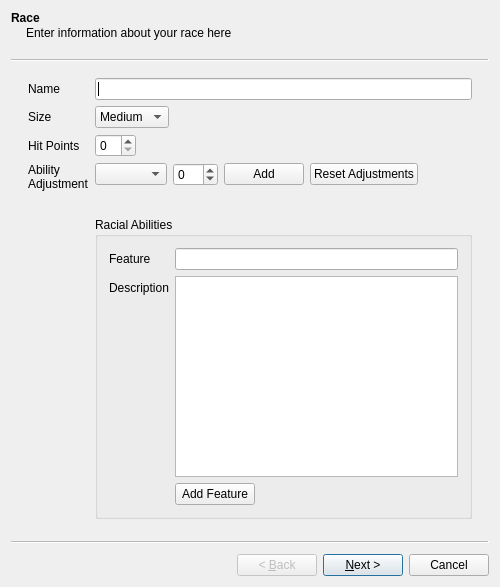
<?xml version="1.0" encoding="UTF-8"?>
<ui version="4.0">
 <class>CreatorWizard</class>
 <widget class="QWizard" name="CreatorWizard">
  <property name="geometry">
   <rect>
    <x>0</x>
    <y>0</y>
    <width>500</width>
    <height>587</height>
   </rect>
  </property>
  <property name="windowTitle">
   <string>CreatorWizard</string>
  </property>
  <widget class="QWizardPage" name="racePage">
   <property name="title">
    <string>Race</string>
   </property>
   <property name="subTitle">
    <string>Enter information about your race here</string>
   </property>
   <layout class="QFormLayout" name="formLayout">
    <property name="fieldGrowthPolicy">
     <enum>QFormLayout::ExpandingFieldsGrow</enum>
    </property>
    <item row="0" column="0">
     <widget class="QLabel" name="rNameLabel">
      <property name="text">
       <string>Name</string>
      </property>
      <property name="buddy">
       <cstring>rNameLineEdit</cstring>
      </property>
     </widget>
    </item>
    <item row="0" column="1">
     <widget class="QLineEdit" name="rNameLineEdit"/>
    </item>
    <item row="1" column="0">
     <widget class="QLabel" name="rSizeLabel">
      <property name="text">
       <string>Size</string>
      </property>
     </widget>
    </item>
    <item row="1" column="1">
     <widget class="QComboBox" name="rSizeComboBox">
      <property name="currentIndex">
       <number>1</number>
      </property>
      <item>
       <property name="text">
        <string>Small</string>
       </property>
      </item>
      <item>
       <property name="text">
        <string>Medium</string>
       </property>
      </item>
      <item>
       <property name="text">
        <string>Large</string>
       </property>
      </item>
     </widget>
    </item>
    <item row="2" column="0">
     <widget class="QLabel" name="rHPLabel">
      <property name="text">
       <string>Hit Points</string>
      </property>
      <property name="buddy">
       <cstring>rHPSpinBox</cstring>
      </property>
     </widget>
    </item>
    <item row="2" column="1">
     <widget class="QSpinBox" name="rHPSpinBox"/>
    </item>
    <item row="3" column="0">
     <widget class="QLabel" name="rAbilityAdjLabel">
      <property name="text">
       <string>Ability
Adjustment</string>
      </property>
     </widget>
    </item>
    <item row="3" column="1">
     <layout class="QHBoxLayout" name="horizontalLayout_2">
      <item>
       <widget class="QComboBox" name="rAdjScoreComboBox"/>
      </item>
      <item>
       <widget class="QSpinBox" name="rAdjSpinBox">
        <property name="minimum">
         <number>-10</number>
        </property>
        <property name="maximum">
         <number>10</number>
        </property>
       </widget>
      </item>
      <item>
       <widget class="QPushButton" name="rAdjButton">
        <property name="text">
         <string>Add</string>
        </property>
       </widget>
      </item>
      <item>
       <widget class="QPushButton" name="rAdjResetPushButton">
        <property name="text">
         <string>Reset Adjustments</string>
        </property>
       </widget>
      </item>
     </layout>
    </item>
    <item row="5" column="1">
     <widget class="QGroupBox" name="groupBox_2">
      <property name="title">
       <string>Racial Abilities</string>
      </property>
      <layout class="QFormLayout" name="formLayout_6">
       <property name="fieldGrowthPolicy">
        <enum>QFormLayout::ExpandingFieldsGrow</enum>
       </property>
       <item row="0" column="0">
        <widget class="QLabel" name="label">
         <property name="text">
          <string>Feature</string>
         </property>
        </widget>
       </item>
       <item row="0" column="1">
        <widget class="QLineEdit" name="lineEdit"/>
       </item>
       <item row="1" column="0">
        <widget class="QLabel" name="label_2">
         <property name="text">
          <string>Description</string>
         </property>
        </widget>
       </item>
       <item row="1" column="1">
        <widget class="QTextEdit" name="textEdit"/>
       </item>
       <item row="2" column="1">
        <widget class="QPushButton" name="pushButton">
         <property name="text">
          <string>Add Feature</string>
         </property>
        </widget>
       </item>
      </layout>
     </widget>
    </item>
    <item row="4" column="1">
     <widget class="QLabel" name="rAbilityAdjWidget">
      <property name="text">
       <string/>
      </property>
     </widget>
    </item>
   </layout>
  </widget>
  <widget class="QWizardPage" name="themePage">
   <property name="title">
    <string>Theme</string>
   </property>
   <layout class="QFormLayout" name="formLayout_3">
    <property name="fieldGrowthPolicy">
     <enum>QFormLayout::ExpandingFieldsGrow</enum>
    </property>
    <item row="0" column="0">
     <widget class="QLabel" name="tNameLabel">
      <property name="text">
       <string>Name</string>
      </property>
      <property name="buddy">
       <cstring>tNamelineEdit</cstring>
      </property>
     </widget>
    </item>
    <item row="0" column="1">
     <widget class="QLineEdit" name="tNamelineEdit"/>
    </item>
    <item row="1" column="0">
     <widget class="QLabel" name="label_4">
      <property name="text">
       <string>Ability Score</string>
      </property>
      <property name="buddy">
       <cstring>tAbilityComboBox</cstring>
      </property>
     </widget>
    </item>
    <item row="1" column="1">
     <widget class="QComboBox" name="tAbilityComboBox"/>
    </item>
    <item row="2" column="0">
     <widget class="QLabel" name="label_5">
      <property name="text">
       <string>Skill</string>
      </property>
      <property name="buddy">
       <cstring>tSkillComboBox</cstring>
      </property>
     </widget>
    </item>
    <item row="2" column="1">
     <widget class="QComboBox" name="tSkillComboBox"/>
    </item>
    <item row="3" column="0" colspan="2">
     <widget class="QGroupBox" name="groupBox_3">
      <property name="title">
       <string>Features</string>
      </property>
      <layout class="QGridLayout" name="gridLayout_3">
       <item row="0" column="0">
        <widget class="QTableWidget" name="tFeaturesWidget">
         <attribute name="horizontalHeaderStretchLastSection">
          <bool>true</bool>
         </attribute>
         <row>
          <property name="text">
           <string>1</string>
          </property>
         </row>
         <row>
          <property name="text">
           <string>6</string>
          </property>
         </row>
         <row>
          <property name="text">
           <string>12</string>
          </property>
         </row>
         <row>
          <property name="text">
           <string>18</string>
          </property>
         </row>
         <column>
          <property name="text">
           <string>Name</string>
          </property>
         </column>
         <column>
          <property name="text">
           <string>Description</string>
          </property>
         </column>
        </widget>
       </item>
      </layout>
     </widget>
    </item>
   </layout>
  </widget>
  <widget class="QWizardPage" name="classPage">
   <property name="title">
    <string>Class</string>
   </property>
   <property name="subTitle">
    <string>Enter your class and level</string>
   </property>
   <layout class="QFormLayout" name="formLayout_2">
    <property name="fieldGrowthPolicy">
     <enum>QFormLayout::ExpandingFieldsGrow</enum>
    </property>
    <item row="0" column="0">
     <widget class="QLabel" name="classLabel">
      <property name="text">
       <string>Class</string>
      </property>
     </widget>
    </item>
    <item row="1" column="0">
     <widget class="QLabel" name="cKeyAbilityLabel">
      <property name="text">
       <string>Key Ability Score</string>
      </property>
      <property name="buddy">
       <cstring>cKeyAbilityComboBox</cstring>
      </property>
     </widget>
    </item>
    <item row="1" column="1">
     <widget class="QComboBox" name="cKeyAbilityComboBox"/>
    </item>
    <item row="2" column="0">
     <widget class="QLabel" name="levelLabel">
      <property name="text">
       <string>Level</string>
      </property>
      <property name="buddy">
       <cstring>levelSpinBox</cstring>
      </property>
     </widget>
    </item>
    <item row="2" column="1">
     <widget class="QSpinBox" name="levelSpinBox">
      <property name="minimum">
       <number>1</number>
      </property>
      <property name="maximum">
       <number>20</number>
      </property>
     </widget>
    </item>
    <item row="3" column="0">
     <widget class="QLabel" name="babLabel">
      <property name="text">
       <string>BAB Rate</string>
      </property>
     </widget>
    </item>
    <item row="4" column="0">
     <widget class="QLabel" name="fortitudeLabel">
      <property name="text">
       <string>Fortitude</string>
      </property>
     </widget>
    </item>
    <item row="4" column="1">
     <widget class="QComboBox" name="fortitudeComboBox"/>
    </item>
    <item row="5" column="0">
     <widget class="QLabel" name="reflexLabel">
      <property name="text">
       <string>Reflex</string>
      </property>
     </widget>
    </item>
    <item row="5" column="1">
     <widget class="QComboBox" name="reflexComboBox"/>
    </item>
    <item row="6" column="0">
     <widget class="QLabel" name="willLabel">
      <property name="text">
       <string>Will</string>
      </property>
     </widget>
    </item>
    <item row="6" column="1">
     <widget class="QComboBox" name="willComboBox"/>
    </item>
    <item row="7" column="0">
     <widget class="QLabel" name="staminaLabel">
      <property name="text">
       <string>Stamina / level</string>
      </property>
     </widget>
    </item>
    <item row="8" column="0">
     <widget class="QLabel" name="cHPLlabel">
      <property name="text">
       <string>Hit points / level</string>
      </property>
     </widget>
    </item>
    <item row="9" column="0">
     <widget class="QLabel" name="cSkillslabel">
      <property name="text">
       <string>Skill points / level</string>
      </property>
     </widget>
    </item>
    <item row="7" column="1">
     <widget class="QSpinBox" name="staminaSpinBox"/>
    </item>
    <item row="8" column="1">
     <widget class="QSpinBox" name="cHPSpinBox"/>
    </item>
    <item row="9" column="1">
     <widget class="QSpinBox" name="cSkillsSpinBox"/>
    </item>
    <item row="3" column="1">
     <widget class="QDoubleSpinBox" name="babSpinBox">
      <property name="minimum">
       <double>0.500000000000000</double>
      </property>
      <property name="maximum">
       <double>1.000000000000000</double>
      </property>
      <property name="singleStep">
       <double>0.250000000000000</double>
      </property>
     </widget>
    </item>
    <item row="0" column="1">
     <widget class="QLineEdit" name="classLineEdit"/>
    </item>
   </layout>
  </widget>
  <widget class="QWizardPage" name="abilityPage">
   <property name="title">
    <string>Ability Scores</string>
   </property>
   <property name="subTitle">
    <string>Adjust your Ability scores</string>
   </property>
   <layout class="QFormLayout" name="formLayout_4">
    <property name="fieldGrowthPolicy">
     <enum>QFormLayout::ExpandingFieldsGrow</enum>
    </property>
    <item row="0" column="0">
     <widget class="QLabel" name="pointsLabel">
      <property name="text">
       <string>Points available:</string>
      </property>
     </widget>
    </item>
    <item row="1" column="0">
     <widget class="QLabel" name="strLabel">
      <property name="text">
       <string>Strength</string>
      </property>
      <property name="buddy">
       <cstring>strSpinBox</cstring>
      </property>
     </widget>
    </item>
    <item row="1" column="1">
     <widget class="QSpinBox" name="strSpinBox">
      <property name="maximum">
       <number>18</number>
      </property>
      <property name="value">
       <number>10</number>
      </property>
     </widget>
    </item>
    <item row="2" column="0">
     <widget class="QLabel" name="dexLabel">
      <property name="text">
       <string>Dexterity</string>
      </property>
      <property name="buddy">
       <cstring>dexSpinBox</cstring>
      </property>
     </widget>
    </item>
    <item row="2" column="1">
     <widget class="QSpinBox" name="dexSpinBox">
      <property name="maximum">
       <number>18</number>
      </property>
      <property name="value">
       <number>10</number>
      </property>
     </widget>
    </item>
    <item row="3" column="0">
     <widget class="QLabel" name="conLabel">
      <property name="text">
       <string>Constitution</string>
      </property>
      <property name="buddy">
       <cstring>conSpinBox</cstring>
      </property>
     </widget>
    </item>
    <item row="3" column="1">
     <widget class="QSpinBox" name="conSpinBox">
      <property name="maximum">
       <number>18</number>
      </property>
      <property name="value">
       <number>10</number>
      </property>
     </widget>
    </item>
    <item row="4" column="0">
     <widget class="QLabel" name="intLabel">
      <property name="text">
       <string>Intelligence</string>
      </property>
      <property name="buddy">
       <cstring>intSpinBox</cstring>
      </property>
     </widget>
    </item>
    <item row="4" column="1">
     <widget class="QSpinBox" name="intSpinBox">
      <property name="maximum">
       <number>18</number>
      </property>
      <property name="value">
       <number>10</number>
      </property>
     </widget>
    </item>
    <item row="5" column="0">
     <widget class="QLabel" name="wisLabel">
      <property name="text">
       <string>Wisdom</string>
      </property>
      <property name="buddy">
       <cstring>wisSpinBox</cstring>
      </property>
     </widget>
    </item>
    <item row="5" column="1">
     <widget class="QSpinBox" name="wisSpinBox">
      <property name="maximum">
       <number>18</number>
      </property>
      <property name="value">
       <number>10</number>
      </property>
     </widget>
    </item>
    <item row="6" column="0">
     <widget class="QLabel" name="chaLabel">
      <property name="text">
       <string>Charisma</string>
      </property>
      <property name="buddy">
       <cstring>chaSpinBox</cstring>
      </property>
     </widget>
    </item>
    <item row="6" column="1">
     <widget class="QSpinBox" name="chaSpinBox">
      <property name="maximum">
       <number>18</number>
      </property>
      <property name="value">
       <number>10</number>
      </property>
     </widget>
    </item>
   </layout>
  </widget>
  <widget class="QWizardPage" name="detailsPage">
   <property name="title">
    <string>Final Details</string>
   </property>
   <property name="subTitle">
    <string>Enter personal details about your character here.</string>
   </property>
   <layout class="QFormLayout" name="formLayout_5">
    <property name="fieldGrowthPolicy">
     <enum>QFormLayout::ExpandingFieldsGrow</enum>
    </property>
    <item row="0" column="0">
     <widget class="QLabel" name="label_7">
      <property name="text">
       <string>Character Name</string>
      </property>
      <property name="buddy">
       <cstring>characterNameLineEdit</cstring>
      </property>
     </widget>
    </item>
    <item row="0" column="1">
     <widget class="QLineEdit" name="characterNameLineEdit"/>
    </item>
    <item row="1" column="0">
     <widget class="QLabel" name="label_8">
      <property name="text">
       <string>Player Name</string>
      </property>
      <property name="buddy">
       <cstring>playerNameLineEdit</cstring>
      </property>
     </widget>
    </item>
    <item row="1" column="1">
     <widget class="QLineEdit" name="playerNameLineEdit"/>
    </item>
   </layout>
  </widget>
 </widget>
 <layoutdefault spacing="6" margin="11"/>
 <resources/>
 <connections/>
</ui>
